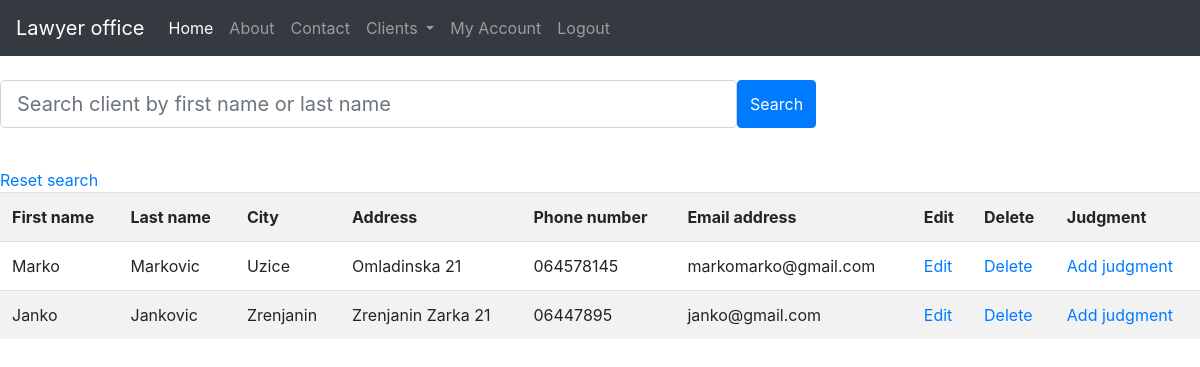
/all_client (signed in), run on an earlier commit of the app's database.
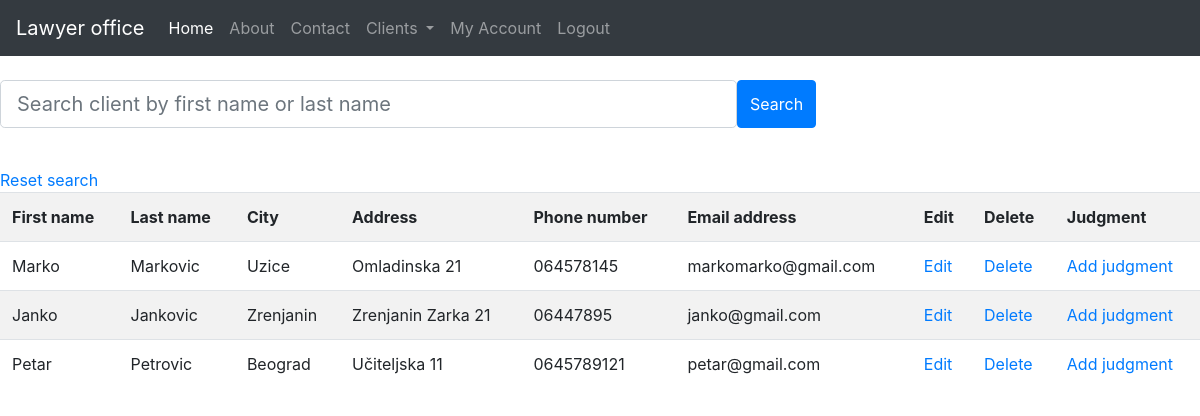
And on a later commit of the database.
### blog/models.py (models this page shows)
class Client(db.Model):
    id = db.Column(db.Integer, primary_key=True)
    first_name = db.Column(db.String(250), nullable=False)
    last_name = db.Column(db.String(250), nullable=False)
    city = db.Column(db.String(50), nullable=False)
    address = db.Column(db.String(50), nullable=False)
    phone = db.Column(db.String(50), nullable=False)
    mail = db.Column(db.String(50))
    user_id = db.Column(db.Integer, db.ForeignKey('user.id'), nullable=False)
    judgments = db.relationship('Judgment', backref='judgments')

### client/routes.py (the view)
@client.route("/all_client")
def all_client():
    clients = Client.query.filter_by(lawyer=current_user)
    return render_template("all_clients.html", title="All clients", clients=clients)

### blog/models.py (called while the page is built)
@login_manager.user_loader
def load_user(user_id):
    return User.query.get(int(user_id))

### blog/templates/all_clients.html (shortened to what this page needs)
{% extends 'base.html' %}
{% block content %}
<br>
<form action="{{url_for('client.search')}}" method="POST">
    <div class="form-group">
        <div class="input-group input-group-lg">
            <div class="form-outline">
                <input type="search" size="50px" placeholder="Search client by first name or last name" name="search_string" id="form1"
                       class="form-control form-control-lg"/>
            </div>
            <button type="submit"  value="Search" class="btn btn-primary">
                 Search
            </button>
        </div>
    </div>
</form>
<br>
<a href="{{url_for('client.all_client')}}">Reset search</a>
<table class="table table-striped">
    <tr>
        <th>First name</th>
        <th>Last name</th>
        <th>City</th>
        <th>Address</th>
        <th>Phone number</th>
        <th>Email address</th>
        <th>Edit</th>
        <th>Delete</th>
        <th>Judgment</th>
    </tr>
    {% for client in clients %}
    <tr>
        <td>{{client.first_name}}</td>
        <td>{{client.last_name}}</td>
        <td>{{client.city}}</td>
        <td>{{client.address}}</td>
        <td>{{client.phone}}</td>
        <td>{{client.mail}}</td>
        <td><a href="{{ url_for('client.edit', client_id=client.id) }}">Edit</a></td>
        <td><a href="{{ url_for('client.delete', client_id= client.id) }}">Delete</a></td>
        <td><a href="{{ url_for('client.add_judgments', client_id= client.id) }}">Add judgment</a></td>
    </tr>
    {% endfor %}
</table>
{% endblock content %}

### blog/templates/base.html (shortened to what this page needs)
<!DOCTYPE html>
<html lang="en">
<head>
    <link rel="stylesheet" href="https://maxcdn.bootstrapcdn.com/bootstrap/4.0.0/css/bootstrap.min.css"
>
</head>
<body>
<nav class="navbar navbar-expand-lg  navbar-dark bg-dark">
    <a class="navbar-brand" href="{{url_for('main.home')}}">Lawyer office</a>
    <div class="collapse navbar-collapse" id="navbarNav">
        <ul class="navbar-nav">
            <li class="nav-item active">
                <a class="nav-link" href="{{url_for('main.home')}}">Home <span class="sr-only">(current)</span></a>
            </li>
            <li class="nav-item">
                <a class="nav-link" href="{{url_for('main.about')}}">About</a>
            </li>
            <li class="nav-item">
                <a class="nav-link" href="{{url_for('main.contact')}}">Contact</a>
            </li>
            {% if current_user.is_authenticated%}
            <li class="nav-item dropdown">
                <a class="nav-link dropdown-toggle" href="#" id="navbarDropdownMenuLink" data-toggle="dropdown"
                   aria-haspopup="true" aria-expanded="false">
                    Clients
                </a>
            </li>
             <li class="nav-item">
                <a class="nav-link" href="{{url_for('users.account')}}">My Account</a>
            </li>
            <li class="nav-item">
                <a class="nav-link" href="{{url_for('users.logout')}}">Logout</a>
            </li>
            {%endif%}
        </ul>
    </div>
</nav>
{% block content %}
{% endblock %}
</body>
</html>

What changed in the data, as far as the page shows it:
added Client: first_name "Petar", last_name "Petrovic", city "Beograd", address "Učiteljska 11", phone "0645789121", mail "petar@gmail.com"
